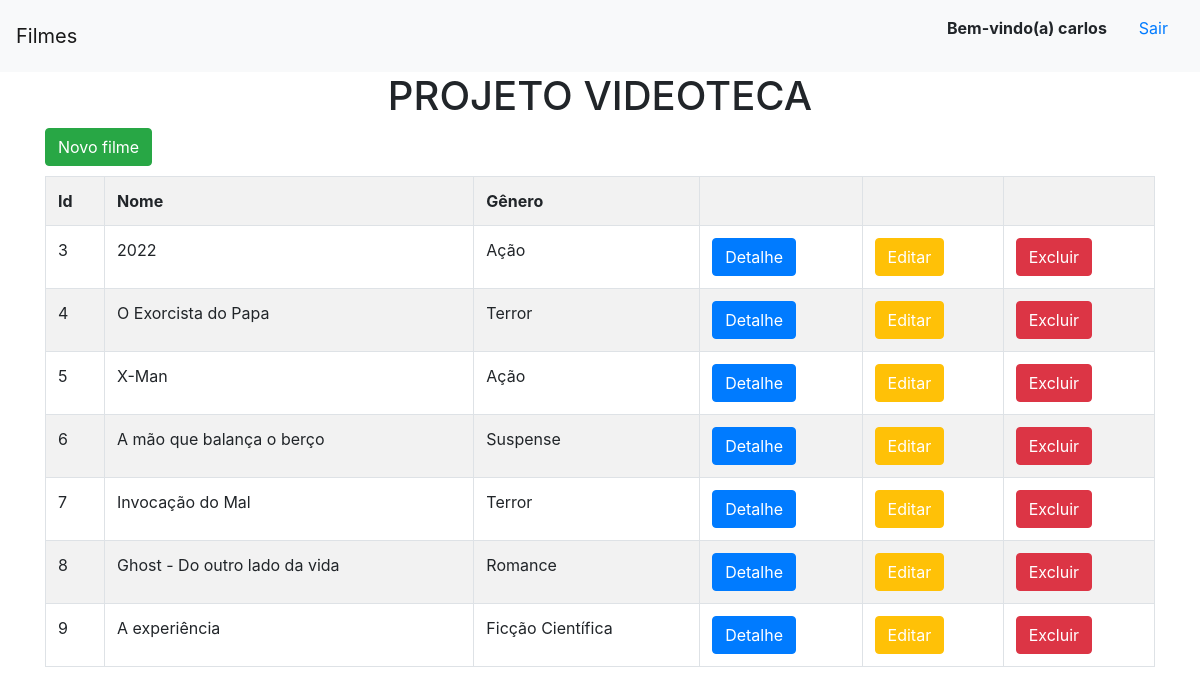
The app's page / (signed in) with its own data.
### meus_filmes/models.py (models this page shows)
class Filme(models.Model):
    filme = models.TextField(max_length=255)
    assistido = models.BooleanField(default=False)
    genero = models.TextField(max_length=255)

### meus_filmes/views.py (the view)
# urls.py: path('',views.pagina_inicial,name='pagina_inicial'),
def pagina_inicial(request):
    dados = {
        'dados': Filme.objects.all()
    }
    return render(request,'filmes/pagina_inicial.html',context=dados)

### meus_filmes/templates/filmes/pagina_inicial.html
{% extends 'filmes/base.html' %}
{% block conteudo %}
<h1 style="text-align:center;">PROJETO VIDEOTECA</h1>
<div class="container">
    <button class="btn btn-success" style="margin-bottom: 10px;"><a style="color:white" href="{% url 'novo_filme'  %}">Novo filme</button>
    <table class = "table table-striped table table-bordered" >
        <tr>
            <th>Id</th>
            <th>Nome</th>
            <th>Gênero</th>
            <th></th>
            <th></th>
            <th></th>
        </tr>
        {% for dado in dados %}
        <tr>
            <td>{{dado.id}}</td>
            <td>{{dado.filme}}</td>
            <td>{{dado.genero}}</td>
            <td><button class="btn btn-primary"><a style="color:white" href="{% url 'detalhe' dado.id %}">Detalhe</a></button></td>
            <td><button class="btn btn-warning"><a style="color:white" href="{% url 'editar' dado.id %}">Editar</a></button></td>
            <td><button class="btn btn-danger"><a style="color:white" href="{% url 'excluir' dado.id %}">Excluir</a></button></td>
        </tr>
        {% endfor %}
    </table>
</div>
{% endblock %}

### meus_filmes/templates/filmes/base.html (shortened to what this page needs)
<!doctype html>
<html lang="en">
  <head>
    <link rel="stylesheet" href="https://cdn.jsdelivr.net/npm/bootstrap@4.6.2/dist/css/bootstrap.min.css">
  </head>
  <body>
    <nav class="navbar navbar-light bg-light">
      <a class="navbar-brand" href="{% url 'pagina_inicial' %}">Filmes</a>
      <ul style ="list-style: none;">
          {% if user.is_authenticated %}
          <li style = "float: left">
            <strong class = "nav-item nav-link" >Bem-vindo(a) {{user.get_username}}</strong>
          </li>
          <li style = "float: left">
            <a class = "nav-item nav-link" href="{% url 'logout' %}">Sair</a>
          </li>
          {% endif %}
      </ul>
    </nav>
    {% block conteudo %}
    {% endblock %}
  </body>
</html>

### records on screen
Filme: id "3", filme "2022", genero "Ação"
Filme: id "4", filme "O Exorcista do Papa", genero "Terror"
Filme: id "5", filme "X-Man", genero "Ação"
Filme: id "6", filme "A mão que balança o berço", genero "Suspense"
Filme: id "7", filme "Invocação do Mal", genero "Terror"
Filme: id "8", filme "Ghost - Do outro lado da vida", genero "Romance"
Filme: id "9", filme "A experiência", genero "Ficção Científica"

### other values on screen
{{ user.get_username }} "carlos"
